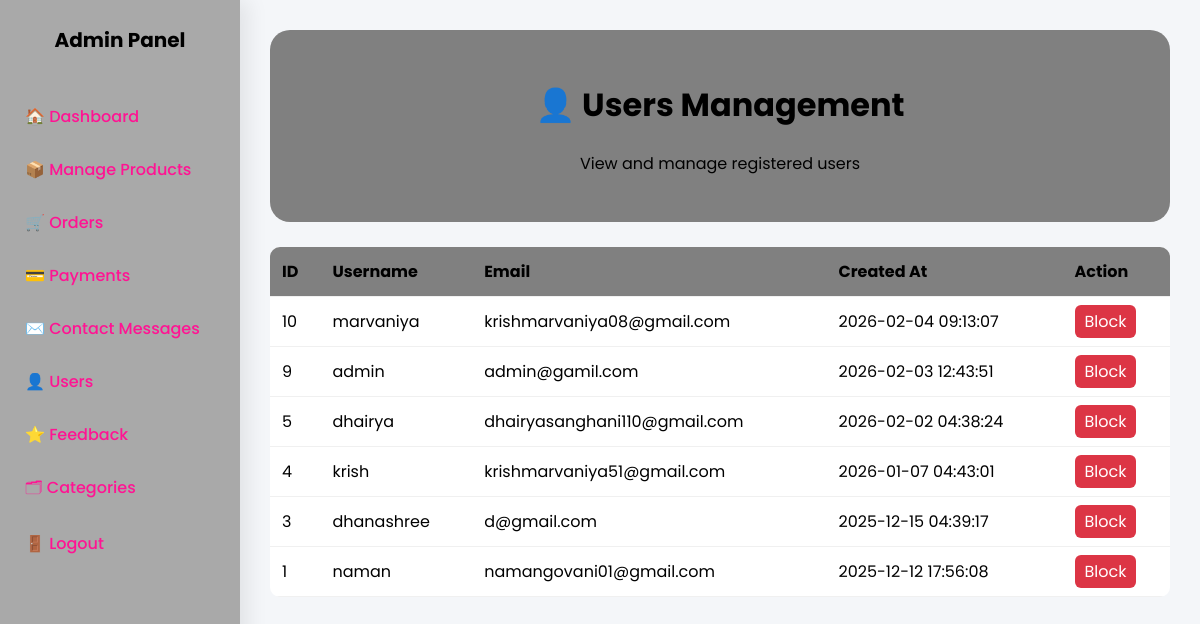
Page /admin/admin-users.php (signed in) on the committed database.
### tables this page shows
CREATE TABLE `user` (
  `id` int(11) NOT NULL,
  `username` varchar(100) NOT NULL,
  `email` varchar(255) NOT NULL,
  `password` varchar(255) NOT NULL,
  `created_at` timestamp NOT NULL DEFAULT current_timestamp(),
  `reset_token` varchar(255) DEFAULT NULL,
  `reset_expires` datetime DEFAULT NULL,
  `first_name` varchar(100) DEFAULT NULL,
  `last_name` varchar(100) DEFAULT NULL,
  `status` varchar(20) DEFAULT 'active',
  `phone` varchar(20) DEFAULT NULL,
  `address` varchar(20) DEFAULT NULL
);

### admin/admin-users.php (the view, shortened to what this page needs)
<?php
require_once __DIR__ . '/../db_connect.php';
$result = $mysqli->query("SELECT id, username, email, status, created_at FROM user ORDER BY created_at DESC");
$users = $result ? $result->fetch_all(MYSQLI_ASSOC) : [];
?>
<!DOCTYPE html>
<html lang="en">
<head>
</head>
<body>
<div class="sidebar">
    <div class="sidebar-title">Admin Panel</div>
    <a href="admin-dashboard.php">🏠 Dashboard</a>
    <a href="manage-product.php">📦 Manage Products</a>
    <a href="manage-orders.php">🛒 Orders</a>
    <a href="admin-payments.php">💳 Payments</a>
    <a href="admin-contact-messages.php">✉️ Contact Messages</a>
    <a href="admin-users.php">👤 Users</a>
    <a href="admin-feedback.php">⭐ Feedback</a>
    <a href="manage-categories.php">🗂 Categories</a>
    <a href="logout.php">🚪 Logout</a>
</div>
<div class="main-content">
    <div class="admin-header">
        <h1>👤 Users Management</h1>
        <p>View and manage registered users</p>
    </div>
    <table>
        <thead>
            <tr>
                <th>ID</th>
                <th>Username</th>
                <th>Email</th>
                <th>Created At</th>
                <th>Action</th>
            </tr>
        </thead>
        <tbody>
        <?php if(!empty($users)): ?>
            <?php foreach($users as $u): ?>
                <tr>
                    <td><?= htmlspecialchars($u['id']) ?></td>
                    <td><?= htmlspecialchars($u['username']) ?></td>
                    <td><?= htmlspecialchars($u['email'] ?? '-') ?></td>
                    <td><?= htmlspecialchars($u['created_at']) ?></td>
                    <td>
                         <?php if($u['status'] == 'active'){ ?>
        <a class="delete" href="admin-users.php?action=block&id=<?= $u['id'] ?>"
        onclick="return confirm('Block this user?')">Block</a>
    <?php } else { ?>
        <a style="background:green;color:white;padding:5px 10px;border-radius:6px;text-decoration:none;"
        href="admin-users.php?action=unblock&id=<?= $u['id'] ?>"
        onclick="return confirm('Unblock this user?')">Unblock</a>
    <?php } ?>
                    </td>
                </tr>
            <?php endforeach; ?>
        <?php else: ?>
            <tr><td colspan="5" style="text-align:center;">No users found.</td></tr>
        <?php endif; ?>
        </tbody>
    </table>
</div>
</body>
</html>

### admin/admin-users.php (style rules this page uses)
:root { --primary: #046307; --secondary: #D4AF37; --muted: #f4f6f9; --text-dark: #333; --text-light: #fff; }
body { font-family: 'Poppins', sans-serif; display: flex; min-height: 100vh; margin: 0; background: var(--muted); }
.sidebar { width: 240px; background: darkgray; color: black; display: flex; flex-direction: column; padding-top: 25px; position: fixed; height: 100vh; box-shadow: 8px 0 20px rgba(0,0,0,0.08); }
.sidebar-title { font-size: 20px; font-weight: 700; text-align: center; margin-bottom: 35px; }
.sidebar a { display: flex; align-items: center; padding: 14px 25px; color: deeppink; text-decoration: none; font-weight: 500; transition: all 0.3s ease; }
.main-content { margin-left: 240px; padding: 30px; width: 100%; }
.admin-header { background: gray; padding: 30px; color: black; border-radius: 20px; margin-bottom: 25px; text-align: center; }
table { width: 100%; border-collapse: collapse; background: #fff; border-radius: 10px; overflow: hidden; }
table th, table td { padding: 12px; border-bottom: 1px solid rgba(0,0,0,0.06); text-align: left; }
table th { background: gray; color: black; }
a.delete { background: #dc3545; color: #fff; padding: 5px 10px; border-radius: 6px; text-decoration: none; }

### rows in the picture
user: id "10", username "marvaniya", email "krishmarvaniya08@gmail.com", created_at "2026-02-04 09:13:07"
user: id "9", username "admin", email "admin@gamil.com", created_at "2026-02-03 12:43:51"
user: id "5", username "dhairya", email "dhairyasanghani110@gmail.com", created_at "2026-02-02 04:38:24"
user: id "4", username "krish", email "krishmarvaniya51@gmail.com", created_at "2026-01-07 04:43:01"
user: id "3", username "dhanashree", email "d@gmail.com", created_at "2025-12-15 04:39:17"
user: id "1", username "naman", email "namangovani01@gmail.com", created_at "2025-12-12 17:56:08"
